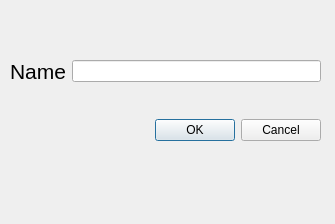
<?xml version="1.0" encoding="UTF-8"?>
<ui version="4.0">
 <class>Dialog</class>
 <widget class="QDialog" name="Dialog">
  <property name="geometry">
   <rect>
    <x>0</x>
    <y>0</y>
    <width>335</width>
    <height>224</height>
   </rect>
  </property>
  <property name="windowTitle">
   <string>Dialog</string>
  </property>
  <widget class="QWidget" name="">
   <property name="geometry">
    <rect>
     <x>10</x>
     <y>30</y>
     <width>311</width>
     <height>141</height>
    </rect>
   </property>
   <layout class="QGridLayout" name="gridLayout_2">
    <item row="0" column="0">
     <layout class="QGridLayout" name="gridLayout">
      <item row="0" column="0">
       <widget class="QLabel" name="label">
        <property name="text">
         <string>&lt;html&gt;&lt;head/&gt;&lt;body&gt;&lt;p&gt;&lt;span style=&quot; font-size:16pt;&quot;&gt;Name&lt;/span&gt;&lt;/p&gt;&lt;/body&gt;&lt;/html&gt;</string>
        </property>
       </widget>
      </item>
      <item row="0" column="1">
       <widget class="QLineEdit" name="lineEdit"/>
      </item>
     </layout>
    </item>
    <item row="1" column="0">
     <layout class="QHBoxLayout" name="horizontalLayout_2">
      <item>
       <spacer name="horizontalSpacer">
        <property name="orientation">
         <enum>Qt::Horizontal</enum>
        </property>
        <property name="sizeHint" stdset="0">
         <size>
          <width>48</width>
          <height>20</height>
         </size>
        </property>
       </spacer>
      </item>
      <item>
       <widget class="QPushButton" name="pushButton">
        <property name="text">
         <string>OK</string>
        </property>
       </widget>
      </item>
      <item>
       <widget class="QPushButton" name="pushButton_2">
        <property name="text">
         <string>Cancel</string>
        </property>
       </widget>
      </item>
     </layout>
    </item>
   </layout>
  </widget>
  <zorder>label</zorder>
  <zorder>lineEdit</zorder>
  <zorder>horizontalSpacer</zorder>
  <zorder>pushButton</zorder>
  <zorder>pushButton_2</zorder>
  <zorder>pushButton_2</zorder>
 </widget>
 <tabstops>
  <tabstop>lineEdit</tabstop>
  <tabstop>pushButton</tabstop>
  <tabstop>pushButton_2</tabstop>
 </tabstops>
 <resources/>
 <connections>
  <connection>
   <sender>pushButton</sender>
   <signal>clicked()</signal>
   <receiver>Dialog</receiver>
   <slot>accept()</slot>
   <hints>
    <hint type="sourcelabel">
     <x>189</x>
     <y>133</y>
    </hint>
    <hint type="destinationlabel">
     <x>121</x>
     <y>216</y>
    </hint>
   </hints>
  </connection>
  <connection>
   <sender>pushButton_2</sender>
   <signal>clicked()</signal>
   <receiver>Dialog</receiver>
   <slot>reject()</slot>
   <hints>
    <hint type="sourcelabel">
     <x>284</x>
     <y>141</y>
    </hint>
    <hint type="destinationlabel">
     <x>292</x>
     <y>238</y>
    </hint>
   </hints>
  </connection>
 </connections>
</ui>
